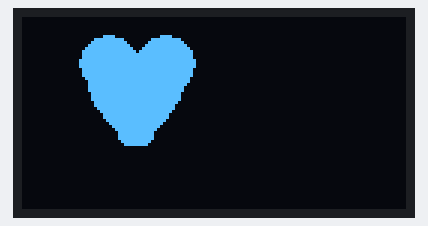
This sketch was run on a simulated Arduino Uno, built with avr-gcc and run on an emulated ATmega328P. On the bench: 128×64 one-colour display. What the sketch prints to the serial monitor is not drawn.

Above: at 0.1 s.

The sketch:

CodigooImagen3.ino
```cpp
#include <SPI.h>
#include <Wire.h>
#include <Adafruit_GFX.h>
#include <Adafruit_SSD1306.h>

#include "imagen.h"

#define Ancho_Pantalla 128
#define Alto_Pantalla 64
#define Direccion_Pantalla 0x3C
#define Reset_Pantalla -1

Adafruit_SSD1306 pantalla(Ancho_Pantalla, Alto_Pantalla, &Wire, Reset_Pantalla);


void setup() {
  Serial.begin(115200);
  Serial.println("Iniciando la pantalla");

  if (!pantalla.begin(SSD1306_SWITCHCAPVCC, Direccion_Pantalla)) {
    Serial.println(F("Error en pantalla OLED"));
    for (;;);
  }

  pantalla.clearDisplay();

  pantalla.drawBitmap(0, 0, corazon_data, corazon_width, corazon_height, WHITE);

  pantalla.display();

}

void loop() {

}
```

imagen.h
```cpp
#define corazon_width  82
#define corazon_height 64

const uint8_t PROGMEM corazon_data[] = {
  0b00000000,0b00000000,0b00000000,0b00000000,0b00000000,0b00000000,0b00000000,0b00000000,0b00000000,0b00000000,0b00000000,
  0b00000000,0b00000000,0b00000000,0b00000000,0b00000000,0b00000000,0b00000000,0b00000000,0b00000000,0b00000000,0b00000000,
  0b00000000,0b00000000,0b00000000,0b00000000,0b00000000,0b00000000,0b00000000,0b00000000,0b00000000,0b00000000,0b00000000,
  0b00000000,0b00000000,0b00000000,0b00000000,0b00000000,0b00000000,0b00000000,0b00000000,0b00000000,0b00000000,0b00000000,
  0b00000000,0b00000000,0b00000000,0b00000000,0b00000000,0b00000000,0b00000000,0b00000000,0b00000000,0b00000000,0b00000000,
  0b00000000,0b00000000,0b00000000,0b00000000,0b00000000,0b00000000,0b00000000,0b00000000,0b00000000,0b00000000,0b00000000,
  0b00000000,0b00000000,0b00000000,0b00011110,0b00000000,0b00000011,0b11000000,0b00000000,0b00000000,0b00000000,0b00000000,
  0b00000000,0b00000000,0b00000000,0b11111111,0b11000000,0b00011111,0b11111000,0b00000000,0b00000000,0b00000000,0b00000000,
  0b00000000,0b00000000,0b00000001,0b11111111,0b11100000,0b00111111,0b11111100,0b00000000,0b00000000,0b00000000,0b00000000,
  0b00000000,0b00000000,0b00000011,0b11111111,0b11110000,0b01111111,0b11111110,0b00000000,0b00000000,0b00000000,0b00000000,
  0b00000000,0b00000000,0b00000111,0b11111111,0b11111000,0b11111111,0b11111111,0b00000000,0b00000000,0b00000000,0b00000000,
  0b00000000,0b00000000,0b00001111,0b11111111,0b11111101,0b11111111,0b11111111,0b10000000,0b00000000,0b00000000,0b00000000,
  0b00000000,0b00000000,0b00001111,0b11111111,0b11111111,0b11111111,0b11111111,0b10000000,0b00000000,0b00000000,0b00000000,
  0b00000000,0b00000000,0b00001111,0b11111111,0b11111111,0b11111111,0b11111111,0b10000000,0b00000000,0b00000000,0b00000000,
  0b00000000,0b00000000,0b00011111,0b11111111,0b11111111,0b11111111,0b11111111,0b11000000,0b00000000,0b00000000,0b00000000,
  0b00000000,0b00000000,0b00011111,0b11111111,0b11111111,0b11111111,0b11111111,0b11000000,0b00000000,0b00000000,0b00000000,
  0b00000000,0b00000000,0b00011111,0b11111111,0b11111111,0b11111111,0b11111111,0b11000000,0b00000000,0b00000000,0b00000000,
  0b00000000,0b00000000,0b00001111,0b11111111,0b11111111,0b11111111,0b11111111,0b10000000,0b00000000,0b00000000,0b00000000,
  0b00000000,0b00000000,0b00001111,0b11111111,0b11111111,0b11111111,0b11111111,0b10000000,0b00000000,0b00000000,0b00000000,
  0b00000000,0b00000000,0b00001111,0b11111111,0b11111111,0b11111111,0b11111111,0b10000000,0b00000000,0b00000000,0b00000000,
  0b00000000,0b00000000,0b00000111,0b11111111,0b11111111,0b11111111,0b11111111,0b00000000,0b00000000,0b00000000,0b00000000,
  0b00000000,0b00000000,0b00000011,0b11111111,0b11111111,0b11111111,0b11111111,0b00000000,0b00000000,0b00000000,0b00000000,
  0b00000000,0b00000000,0b00000011,0b11111111,0b11111111,0b11111111,0b11111110,0b00000000,0b00000000,0b00000000,0b00000000,
  0b00000000,0b00000000,0b00000011,0b11111111,0b11111111,0b11111111,0b11111100,0b00000000,0b00000000,0b00000000,0b00000000,
  0b00000000,0b00000000,0b00000011,0b11111111,0b11111111,0b11111111,0b11111100,0b00000000,0b00000000,0b00000000,0b00000000,
  0b00000000,0b00000000,0b00000001,0b11111111,0b11111111,0b11111111,0b11111000,0b00000000,0b00000000,0b00000000,0b00000000,
  0b00000000,0b00000000,0b00000001,0b11111111,0b11111111,0b11111111,0b11111000,0b00000000,0b00000000,0b00000000,0b00000000,
  0b00000000,0b00000000,0b00000001,0b11111111,0b11111111,0b11111111,0b11111000,0b00000000,0b00000000,0b00000000,0b00000000,
  0b00000000,0b00000000,0b00000000,0b11111111,0b11111111,0b11111111,0b11110000,0b00000000,0b00000000,0b00000000,0b00000000,
  0b00000000,0b00000000,0b00000000,0b11111111,0b11111111,0b11111111,0b11100000,0b00000000,0b00000000,0b00000000,0b00000000,
  0b00000000,0b00000000,0b00000000,0b01111111,0b11111111,0b11111111,0b11100000,0b00000000,0b00000000,0b00000000,0b00000000,
  0b00000000,0b00000000,0b00000000,0b00111111,0b11111111,0b11111111,0b11000000,0b00000000,0b00000000,0b00000000,0b00000000,
  0b00000000,0b00000000,0b00000000,0b00011111,0b11111111,0b11111111,0b10000000,0b00000000,0b00000000,0b00000000,0b00000000,
  0b00000000,0b00000000,0b00000000,0b00011111,0b11111111,0b11111111,0b10000000,0b00000000,0b00000000,0b00000000,0b00000000,
  0b00000000,0b00000000,0b00000000,0b00001111,0b11111111,0b11111111,0b00000000,0b00000000,0b00000000,0b00000000,0b00000000,
  0b00000000,0b00000000,0b00000000,0b00000111,0b11111111,0b11111110,0b00000000,0b00000000,0b00000000,0b00000000,0b00000000,
  0b00000000,0b00000000,0b00000000,0b00000011,0b11111111,0b11111100,0b00000000,0b00000000,0b00000000,0b00000000,0b00000000,
  0b00000000,0b00000000,0b00000000,0b00000001,0b11111111,0b11111000,0b00000000,0b00000000,0b00000000,0b00000000,0b00000000,
  0b00000000,0b00000000,0b00000000,0b00000000,0b11111111,0b11110000,0b00000000,0b00000000,0b00000000,0b00000000,0b00000000,
  0b00000000,0b00000000,0b00000000,0b00000000,0b11111111,0b11110000,0b00000000,0b00000000,0b00000000,0b00000000,0b00000000,
  0b00000000,0b00000000,0b00000000,0b00000000,0b11111111,0b11110000,0b00000000,0b00000000,0b00000000,0b00000000,0b00000000,
  0b00000000,0b00000000,0b00000000,0b00000000,0b01111111,0b11100000,0b00000000,0b00000000,0b00000000,0b00000000,0b00000000,
  0b00000000,0b00000000,0b00000000,0b00000000,0b00111111,0b11000000,0b00000000,0b00000000,0b00000000,0b00000000,0b00000000,
  0b00000000,0b00000000,0b00000000,0b00000000,0b00000000,0b00000000,0b00000000,0b00000000,0b00000000,0b00000000,0b00000000,
  0b00000000,0b00000000,0b00000000,0b00000000,0b00000000,0b00000000,0b00000000,0b00000000,0b00000000,0b00000000,0b00000000,
  0b00000000,0b00000000,0b00000000,0b00000000,0b00000000,0b00000000,0b00000000,0b00000000,0b00000000,0b00000000,0b00000000,
  0b00000000,0b00000000,0b00000000,0b00000000,0b00000000,0b00000000,0b00000000,0b00000000,0b00000000,0b00000000,0b00000000,
  0b00000000,0b00000000,0b00000000,0b00000000,0b00000000,0b00000000,0b00000000,0b00000000,0b00000000,0b00000000,0b00000000,
  0b00000000,0b00000000,0b00000000,0b00000000,0b00000000,0b00000000,0b00000000,0b00000000,0b00000000,0b00000000,0b00000000,
  0b00000000,0b00000000,0b00000000,0b00000000,0b00000000,0b00000000,0b00000000,0b00000000,0b00000000,0b00000000,0b00000000,
  0b00000000,0b00000000,0b00000000,0b00000000,0b00000000,0b00000000,0b00000000,0b00000000,0b00000000,0b00000000,0b00000000,
  0b00000000,0b00000000,0b00000000,0b00000000,0b00000000,0b00000000,0b00000000,0b00000000,0b00000000,0b00000000,0b00000000,
  0b00000000,0b00000000,0b00000000,0b00000000,0b00000000,0b00000000,0b00000000,0b00000000,0b00000000,0b00000000,0b00000000,
  0b00000000,0b00000000,0b00000000,0b00000000,0b00000000,0b00000000,0b00000000,0b00000000,0b00000000,0b00000000,0b00000000,
  0b00000000,0b00000000,0b00000000,0b00000000,0b00000000,0b00000000,0b00000000,0b00000000,0b00000000,0b00000000,0b00000000,
  0b00000000,0b00000000,0b00000000,0b00000000,0b00000000,0b00000000,0b00000000,0b00000000,0b00000000,0b00000000,0b00000000,
  0b00000000,0b00000000,0b00000000,0b00000000,0b00000000,0b00000000,0b00000000,0b00000000,0b00000000,0b00000000,0b00000000,
  0b00000000,0b00000000,0b00000000,0b00000000,0b00000000,0b00000000,0b00000000,0b00000000,0b00000000,0b00000000,0b00000000,
  0b00000000,0b00000000,0b00000000,0b00000000,0b00000000,0b00000000,0b00000000,0b00000000,0b00000000,0b00000000,0b00000000,
  0b00000000,0b00000000,0b00000000,0b00000000,0b00000000,0b00000000,0b00000000,0b00000000,0b00000000,0b00000000,0b00000000,
  0b00000000,0b00000000,0b00000000,0b00000000,0b00000000,0b00000000,0b00000000,0b00000000,0b00000000,0b00000000,0b00000000,
  0b00000000,0b00000000,0b00000000,0b00000000,0b00000000,0b00000000,0b00000000,0b00000000,0b00000000,0b00000000,0b00000000,
  0b00000000,0b00000000,0b00000000,0b00000000,0b00000000,0b00000000,0b00000000,0b00000000,0b00000000,0b00000000,0b00000000,
  0b00000000,0b00000000,0b00000000,0b00000000,0b00000000,0b00000000,0b00000000,0b00000000,0b00000000,0b00000000,0b00000000,
};
```
